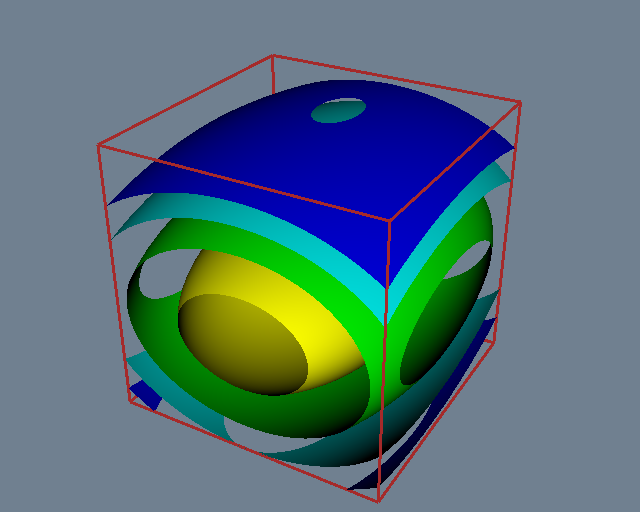

The script that drew this image:
#!/usr/bin/env python

# Contour surfaces of a sampled quadric function.

# Factory overrides: importing these modules registers the OpenGL rendering
# and interaction style implementations for vtkRenderingCore factory classes.
import vtkmodules.vtkInteractionStyle  # noqa: F401
import vtkmodules.vtkRenderingOpenGL2  # noqa: F401

# VTK pipeline classes used in this example
from vtkmodules.vtkCommonDataModel import vtkQuadric
from vtkmodules.vtkFiltersCore import vtkContourFilter
from vtkmodules.vtkFiltersModeling import vtkOutlineFilter
from vtkmodules.vtkImagingHybrid import vtkSampleFunction
from vtkmodules.vtkRenderingCore import (
    vtkActor,
    vtkPolyDataMapper,
    vtkRenderWindow,
    vtkRenderWindowInteractor,
    vtkRenderer,
)

# Colors (normalized RGB)
slate_gray = (0.439, 0.502, 0.565)
brown = (0.647, 0.165, 0.165)

# Source: define and sample a quadric implicit function
quadric = vtkQuadric()
quadric.SetCoefficients(0.5, 1, 0.2, 0, 0.1, 0, 0, 0.2, 0, 0)

sample = vtkSampleFunction()
sample.SetSampleDimensions(50, 50, 50)
sample.SetImplicitFunction(quadric)

# Filter: extract five contour surfaces
contour = vtkContourFilter()
contour.SetInputConnection(sample.GetOutputPort())
contour.GenerateValues(5, 0, 1.2)

# Mapper: map contour surfaces to graphics primitives
contour_mapper = vtkPolyDataMapper()
contour_mapper.SetInputConnection(contour.GetOutputPort())
contour_mapper.SetScalarRange(0, 1.2)

# Actor: display contour surfaces
contour_actor = vtkActor()
contour_actor.SetMapper(contour_mapper)

# Filter: bounding outline of the sample volume
outline = vtkOutlineFilter()
outline.SetInputConnection(sample.GetOutputPort())

# Mapper: map outline to graphics primitives
outline_mapper = vtkPolyDataMapper()
outline_mapper.SetInputConnection(outline.GetOutputPort())

# Actor: display the outline
outline_actor = vtkActor()
outline_actor.SetMapper(outline_mapper)
outline_actor.GetProperty().SetColor(brown)
outline_actor.GetProperty().SetLineWidth(3.0)

# Renderer: assemble the scene and configure the camera
renderer = vtkRenderer()
renderer.AddActor(contour_actor)
renderer.AddActor(outline_actor)
renderer.SetBackground(slate_gray)

# Window: display the rendered scene
render_window = vtkRenderWindow()
render_window.AddRenderer(renderer)
render_window.SetWindowName("contour quadric")
render_window.SetMultiSamples(0)
render_window.SetSize(640, 512)

# Scene: configure the camera
renderer.ResetCamera()
renderer.GetActiveCamera().Azimuth(30)
renderer.GetActiveCamera().Elevation(30)

# Interactor: handle mouse and keyboard events
render_window_interactor = vtkRenderWindowInteractor()
render_window_interactor.SetRenderWindow(render_window)

# Launch the interactive visualization
render_window_interactor.Initialize()
render_window_interactor.Start()
